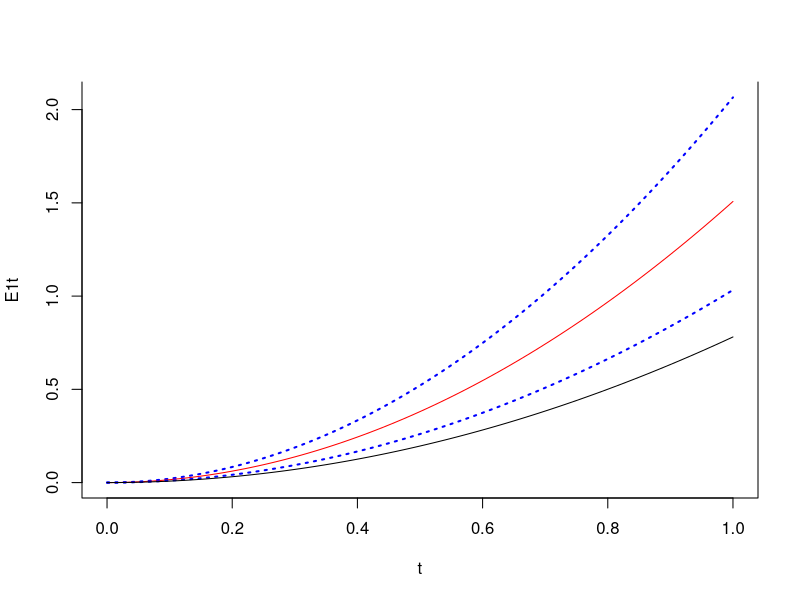

Source code (R):
#This is cost-free, open-source software under the (lenient) GNU GPLv3 license. It comes with no warranty
#Scientists can download, use, and modify this software to test robustness of theory conclusions drawn in NASA grants for which Rainer Sachs consults:
#Only fully transparent interactions can lead to a fact-based consensus among different theoretical modeling groups. 
#This script concerns synergy analysis of mixtures whose component IDER are LQ with generalized Lea-Catcheside dose protraction functional.  
#Written by Jian Gao in 2017; tested and modified by Rainer Sachs and Julien Yu.
########################
library(deSolve)
rm(list=ls())
R=0.5#total mixture dose-rate here taken as 50 cGy per week
lambda=0.05#this repair rate is assumed determined by target biology, and is the same for both ions
#Next line sets LQ-Lea parameters for both mixture components
alpha1=0;beta1=8.4;lambda1=lambda;alpha2 =0;beta2=4.2;lambda2=lambda;r1=.5
r2=1-r1# ion 1 delivers fraction r1 of the total dose; ion 2 delivers the rest.
t = seq(0, 1, by = 0.01)# irradiate one week at constant dose-rate
d = R * t# so total dose is 50 cGy
d1 = r1*d; d2 = r2*d# d is split between two ions
E1t <- alpha1*R*t + 2*R^2*beta1/lambda1^2*(lambda1*t -1+exp(-lambda1*t))#integrating the Lea-Catcheside functional explicitly
E2t <- alpha2*R*t + 2*R^2*beta2/lambda2^2*(lambda2*t -1+exp(-lambda2*t))#with constant dose rate gives these IDER

dI1=function(yini,State,Pars){ #incremental effect additivity ordinary differential equation (ODE) initial value problem
  with(as.list(c(State, Pars)), {#uniroot in the next lines determines the inverse functions numerically
    u1=uniroot(function(x) alpha1*R*x + 2*R^2*beta1/lambda1^2*(lambda1*x -1+exp(-lambda1*x)) - I1, lower = 0, upper = 10)$root
    u2=uniroot(function(x) alpha2*R*x + 2*R^2*beta2/lambda2^2*(lambda2*x -1+exp(-lambda2*x)) - I1, lower = 0, upper = 10)$root
    s1 = alpha1*R + 2*R^2*beta1/lambda1*(1-exp(-lambda1*u1))#contribution of ion 1 to the total rate
    s2 = alpha2*R + 2*R^2*beta2/lambda2*(1-exp(-lambda2*u2))
    dI1=r1*s1 + r2*s2# total slope defined as just the weighted sum of individual slopes at each effect value.
    return(list(c(dI1)))
  })
}
pars=c(alpha1,beta1,lambda1,r1, alpha2, beta2,lambda2, r2); yini=c(I1=1e-6); by=.01; times=t#ode is finicky about grammar
out1=ode(yini,times,dI1,pars)#performs the integration of the non-linear incremental effect additivity ODE initial value problem
#####simple effect additivity for comparison with incremental effect additivity
SEA=alpha1*d1 + 2*R^2*beta1/lambda1^2*(lambda1*d1/R - 1+exp(-lambda1*d1/R))+ #each component contributes the effect due to 
  alpha2*d2 + 2*R^2*beta2/lambda2^2*(lambda2*d2/R - 1+exp(-lambda2*d2/R))    #its own dose
########plot
plot(t, E1t,  col = "blue",type='l', lty=3, lwd=2, bty='u')
lines(out1, col="red", bty='u')# ,ylim=c(0,alpha2/3))
#lines(d, E1,  col = "blue", lty=3, lwd=2)#sometimes plot out1 and add E1 with lines
lines(t, E2t, col = "blue",lty=3, lwd=2)
lines (t, SEA)
### Could easily be generalized to mixtures with more than 2 ions.
